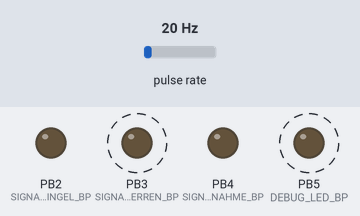
Bench run of a program on a simulated ATmega328P, built with avr-gcc and emulated at 16 MHz. Shown: output pins drawn as LEDs (lit = HIGH). Wiring (inferred from the names in the program): pulse sensor: data PB0. Dashed ring = blinking. The test bench sets the inputs (shaded band); at power-on: pulse rate 20 Hz.

Above: at 1.28 s.
1.3 s: pulse rate (sensor on PB0) set to 50 Hz
At 1.63 s:
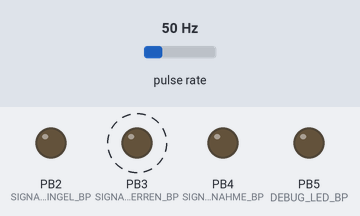
4.3 s: pulse rate (sensor on PB0) set to 4 Hz
6.9 s: pulse rate (sensor on PB0) set to 150 Hz
At 7.65 s:
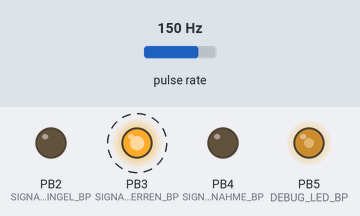
At 15.82 s:
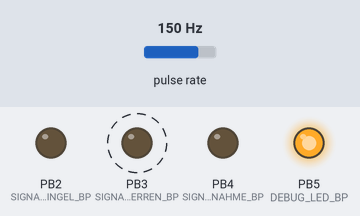
Timing chart, 0 to 15.9 s (numbered marks = the images above; inputs shaded):
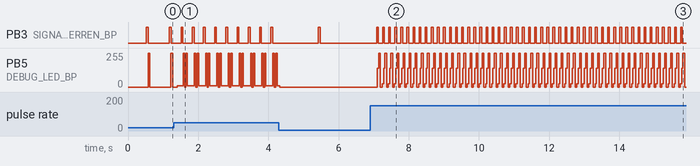

Measured:
- after the input at 1.3 s, PB3 (SIGNAL_SPERREN_BP): alternates HIGH for 0.05 s and LOW for 0.27 s, starting after 0.21 s
- after the input at 6.9 s, PB3 (SIGNAL_SPERREN_BP): alternates HIGH for 0.05 s and LOW for 0.12 s, starting after 0.18 s; PB5 (DEBUG_LED_BP): 0/255 → 139/255 after 0.21 s, then repeats every 0.17 s: 255/255 0.05 s, 0/255 0.05 s, 23/255 0.04 s, 139/255 0.04 s
- by itself, PB3 (SIGNAL_SPERREN_BP): alternates HIGH for 0.05 s and LOW for 0.60 s
- by itself, PB5 (DEBUG_LED_BP): repeats every 0.32 s: 255/255 0.04 s, 0/255 0.04 s, 255/255 0.04 s, 8/255 0.20 s

The program:

main.c
```c
/*
 * SignalDetector.c
 *
 * Created: 23.03.2019 19:28:22
 * Author : Jan
 */

#define F_CPU      16000000UL

#include <avr/io.h>
#include <avr/interrupt.h>
#include <util/delay.h>
#include <util/atomic.h>
#include <string.h>


#define SIGNAL_ANNAHME_DDR		DDRB
#define SIGNAL_ANNAHME_PORT		PORTB
#define SIGNAL_ANNAHME_BP		4

#define SIGNAL_SPERREN_DDR		DDRB
#define SIGNAL_SPERREN_PORT		PORTB
#define SIGNAL_SPERREN_BP		3

#define SIGNAL_KLINGEL_DDR		DDRB
#define SIGNAL_KLINGEL_PORT		PORTB
#define SIGNAL_KLINGEL_BP		2


#define INPUT_CAPTURE_DDR		DDRB
#define INPUT_CAPTURE_PORT		PORTB
#define INPUT_CAPTURE_BP		0

#define _DEBUG_

#ifdef	_DEBUG_
#define DEBUG_LED_DDR			DDRB
#define DEBUG_LED_PORT			PORTB
#define DEBUG_LED_BP			5
#endif


typedef enum
{
	TIMER1_PRESCALER_1,
	TIMER1_PRESCALER_8,
	TIMER1_PRESCALER_64,
	TIMER1_PRESCALER_256,
	TIMER1_PRESCALER_1024,

	__TIMER1_MAX__

}Timer1Prescaler_e;

uint8_t Timer1Prescaler[__TIMER1_MAX__] =
{
	(1<<CS10),
	(1<<CS11),
	((1<<CS11) | (1<<CS10)),
	(1<<CS12),
	((1<<CS12) | (1<<CS10))
};

typedef struct
{
	uint8_t		uiIndex;
	uint32_t	ulBeginn;
	uint32_t	ulTimeout;

	union
	{
		uint8_t uiState;
		uint8_t b0 :1;
		uint8_t b1 :1;
		uint8_t b2 :1;
		uint8_t b3 :1;
		uint8_t b4 :1;
		uint8_t b5 :1;
		uint8_t b6 :1;
		uint8_t b7 :1;
	};
}Pulse_t;
volatile Pulse_t Signal;

typedef enum
{
	FALLING,
	RISING
} InputCompareMode_t;

void InputCompareInit( InputCompareMode_t InputCompareMode )
{
	INPUT_CAPTURE_DDR &= ~(1<<INPUT_CAPTURE_BP);
	INPUT_CAPTURE_PORT |= (1<<INPUT_CAPTURE_BP);

	if ( InputCompareMode == FALLING )
	{
		TCCR1B |= ((1<<ICNC1) | (Timer1Prescaler[TIMER1_PRESCALER_1])); // Bei fallender Flanke triggern ; Prescaler einstellen
	}else if ( InputCompareMode == RISING )
	{
		TCCR1B |= ( (1<<ICNC1) | (1<<ICES1) | Timer1Prescaler[TIMER1_PRESCALER_1]); // Bei steigender Flanke triggern ; Prescaler einstellen
	}

	TIMSK1 |= (1<<ICIE1); // Input Capture Interrupt aktivieren

	sei(); // Interrupts aktivieren
}

ISR(TIMER1_CAPT_vect)
{
	Signal.b0 = 1;
	Signal.uiIndex++;

	Signal.ulBeginn = 0;
	Signal.ulTimeout = 0;

	#ifdef _DEBUG_
		DEBUG_LED_PORT |= (1<<DEBUG_LED_BP);
	#endif
}


int main(void)
{
	DEBUG_LED_DDR		|= (1<<DEBUG_LED_BP);
	SIGNAL_ANNAHME_DDR	|= (1<<SIGNAL_ANNAHME_BP);
	SIGNAL_KLINGEL_DDR	|= (1<<SIGNAL_KLINGEL_BP);
	SIGNAL_SPERREN_DDR	|= (1<<SIGNAL_SPERREN_BP);

	/*	Input Compare für Flankenzählung konfigurieren
	*/
	InputCompareInit( FALLING );

	/*	Struktur initalisieren
	*/
	memset( (Pulse_t*)&Signal , 0 , sizeof(Pulse_t) );

    while (1)
    {
		if ( Signal.b0 )
		{
			if ( Signal.ulBeginn++ >= 300 )
			{
				Signal.b0 = 0;
				Signal.ulBeginn = 0;

				DEBUG_LED_PORT &= ~(1<<DEBUG_LED_BP);

				if ( Signal.uiIndex == 11 )// Signal -> Anlage sperren
				{
					SIGNAL_SPERREN_PORT |= (1<<SIGNAL_SPERREN_BP);
					_delay_ms(50);
					SIGNAL_SPERREN_PORT &= ~(1<<SIGNAL_SPERREN_BP);
					_delay_ms(50);
					Signal.uiIndex = 0;
				} else if	( Signal.uiIndex == 14 )// Signal -> Annahme
				{
					SIGNAL_ANNAHME_PORT |= (1<<SIGNAL_ANNAHME_BP);
					_delay_ms(50);
					SIGNAL_ANNAHME_PORT &= ~(1<<SIGNAL_ANNAHME_BP);
					_delay_ms(50);
					Signal.uiIndex = 0;
				} else if	( Signal.uiIndex >= 15 )// Signal -> Klingel
				{
					SIGNAL_KLINGEL_PORT |= (1<<SIGNAL_KLINGEL_BP);
					_delay_ms(50);
					SIGNAL_KLINGEL_PORT &= ~(1<<SIGNAL_KLINGEL_BP);
					_delay_ms(50);
					Signal.uiIndex = 0;
				}
			}
		}
    }
}
```
